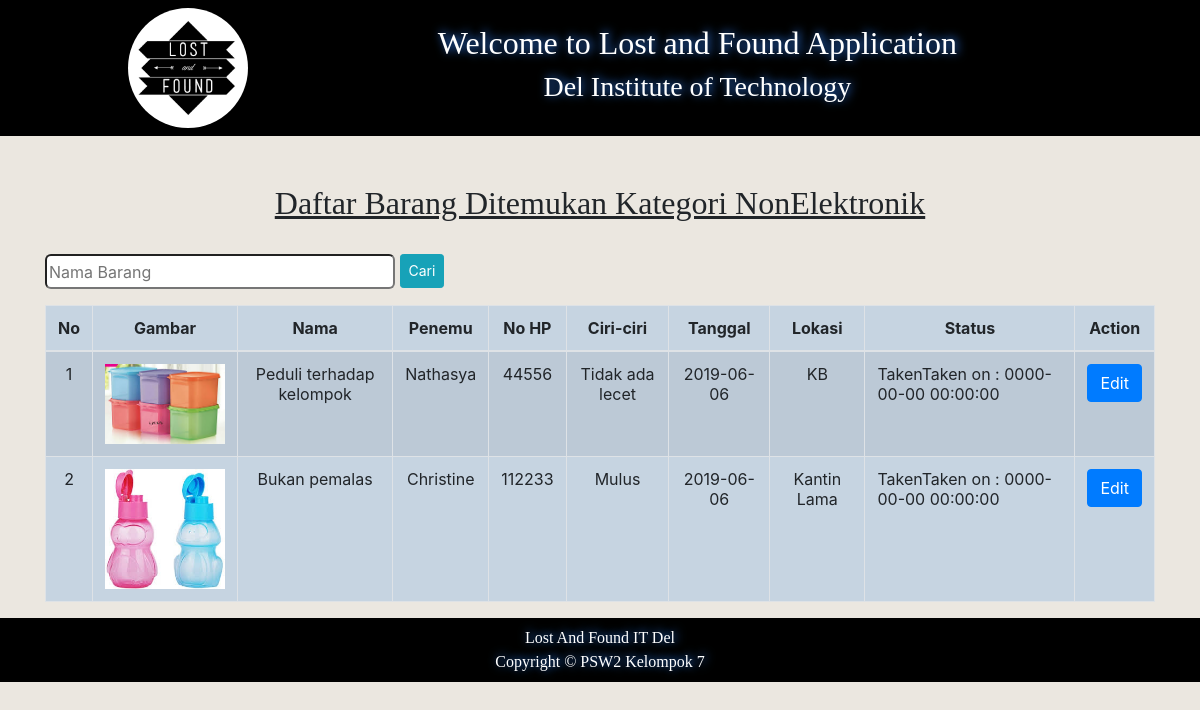
Screenshot of /daftarbarangUser/ditemukan/daftarnon.php with the database file from the repository.
### tables this page shows
CREATE TABLE `formditemukan` (
  `id` int(10) UNSIGNED NOT NULL,
  `gambarBarang` varchar(100) NOT NULL,
  `namaBarang` varchar(100) NOT NULL,
  `penemuBarang` varchar(100) NOT NULL,
  `noHp` int(20) NOT NULL,
  `ciriBarang` varchar(100) NOT NULL,
  `tanggalDitemukan` date NOT NULL,
  `lokasi` varchar(100) NOT NULL,
  `kategori` varchar(100) NOT NULL,
  `status` datetime NOT NULL
);

### daftarbarangUser/ditemukan/daftarnon.php (the view, shortened to what this page needs)
<html>
<head>
</head>
<link rel="stylesheet" href="../../css/bootstrap.css">
<link rel="stylesheet" href="../../css/bootstrap.min.css">
<body style="background-color: #ebe7e0;">
    <nav class="navbar" style="background-color: black">
    <div class="col-md-2">
        <img src="../../gambar/logo.jpg" width="120" height="120" class="rounded-circle d-inline-block align-top" alt="">
    </div>
    <div class="col-md-8">
        <center style="font-family:Castellar; color: white;"><h2 class="text4">Welcome to Lost and Found Application</h2>
        <h3 class="text4">Del Institute of Technology</h3>
        </center>
    </div>
    </nav>
</body>
</html>
<center>
    <h2 style="font-family:Bahnschrift Light Condensed;">
        <u>Daftar Barang Ditemukan Kategori NonElektronik</u>
    </h2>
</center>
<?php
    include_once "../../config/config.php";
    $query = mysqli_query($data, "SELECT * FROM formditemukan ORDER BY id DESC");
    $hasil = [];
    while($satu = mysqli_fetch_assoc($query)){
        $hasil[] = $satu;
    }
?>
<div class="container">
<div>
    <form action="cariBarang.php" method="post">
        <input type="text" style="border-radius:6px; width: 350px; height:35px" name="barang" placeholder="Nama Barang">
        <input class="btn btn-info btn-sm" style="height:34px; margin-top: -6px;" type="submit" name="search" value="Cari" >
    </form>
</div>
<table class="table table-hover table-striped table-bordered" style="background-color:#c6d4e1">
    <thead>
        <tr>
        <th style = "text-align:center" scope="col">No</th>
        <th style = "text-align:center" scope="col">Gambar</th>
        <th style = "text-align:center" scope="col">Nama</th>
        <th style = "text-align:center" scope="col">Penemu</th>
        <th style = "text-align:center" scope="col">No HP</th>
        <th style = "text-align:center" scope="col">Ciri-ciri</th>
        <th style = "text-align:center" scope="col">Tanggal</th>
        <th style = "text-align:center" scope="col">Lokasi</th>
        <th style = "text-align:center" scope="col">Status</th>
        <th style = "text-align:center" scope="col">Action</th>
        </tr>
    </thead>
    <?php $no = 0; foreach($hasil as $baru) :
        if($baru['kategori'] == "NonElektronik") :
            $no++;
    ?>
    <tr>
        <td style = "text-align:center"><?= $no; ?></td>
        <td style = "text-align:center"><img src="../../gambar/ditemukan/<?= $baru['gambarBarang']; ?>" alt=" " width="120px;"></td>
        <td style = "text-align:center"><?= $baru['namaBarang']; ?></td>
        <td style = "text-align:center"><?= $baru['penemuBarang']; ?></td>
        <td style = "text-align:center"><?= $baru['noHp']; ?></td>
        <td style = "text-align:center"><?= $baru['ciriBarang']; ?></td>
        <td style = "text-align:center"><?= $baru['tanggalDitemukan']; ?></td>
        <td style = "text-align:center"><?= $baru['lokasi']; ?></td>
        <td>
            <?php
                if($baru['status'] == 0){
                    echo "New";
                }else{
                    echo "Taken";
                    echo "Taken on : ".$baru['status'];
                }
            ?>
        </td>
        <td>
        <center>
                <a href="../../mahasiswa/form/editTemukan.php?id=<?= $baru['id']; ?>"><button class="btn btn-primary" name ="ambil">Edit</button></a>
            </center>
        </td>
    </tr>
    <?php
        endif;
        endforeach;
    ?>
</table>
</div>
<html>
<head>
</head>
<body>
    <nav class="navbar" style="background-color: black">
        <div class="col-md-12 text4" style="font-family:Comic Sans MS; color: white;">
            <center>
                Lost And Found IT Del<br>
                Copyright &copy PSW2 Kelompok 7
            </center>
        </div>
    </nav>
</body>
</html>

### daftarbarangUser/ditemukan/daftarnon.php (style rules this page uses)
.text4 { text-shadow: 2px -1px 10px #3385ff; }

### rows the page displays
formditemukan: gambarBarang (picture), namaBarang "Peduli terhadap kelompok", penemuBarang "Nathasya", noHp "44556", ciriBarang "Tidak ada lecet", tanggalDitemukan "2019-06-06", lokasi "KB", status "0000-00-00 00:00:00"
formditemukan: gambarBarang (picture), namaBarang "Bukan pemalas", penemuBarang "Christine", noHp "112233", ciriBarang "Mulus", tanggalDitemukan "2019-06-06", lokasi "Kantin Lama", status "0000-00-00 00:00:00"
